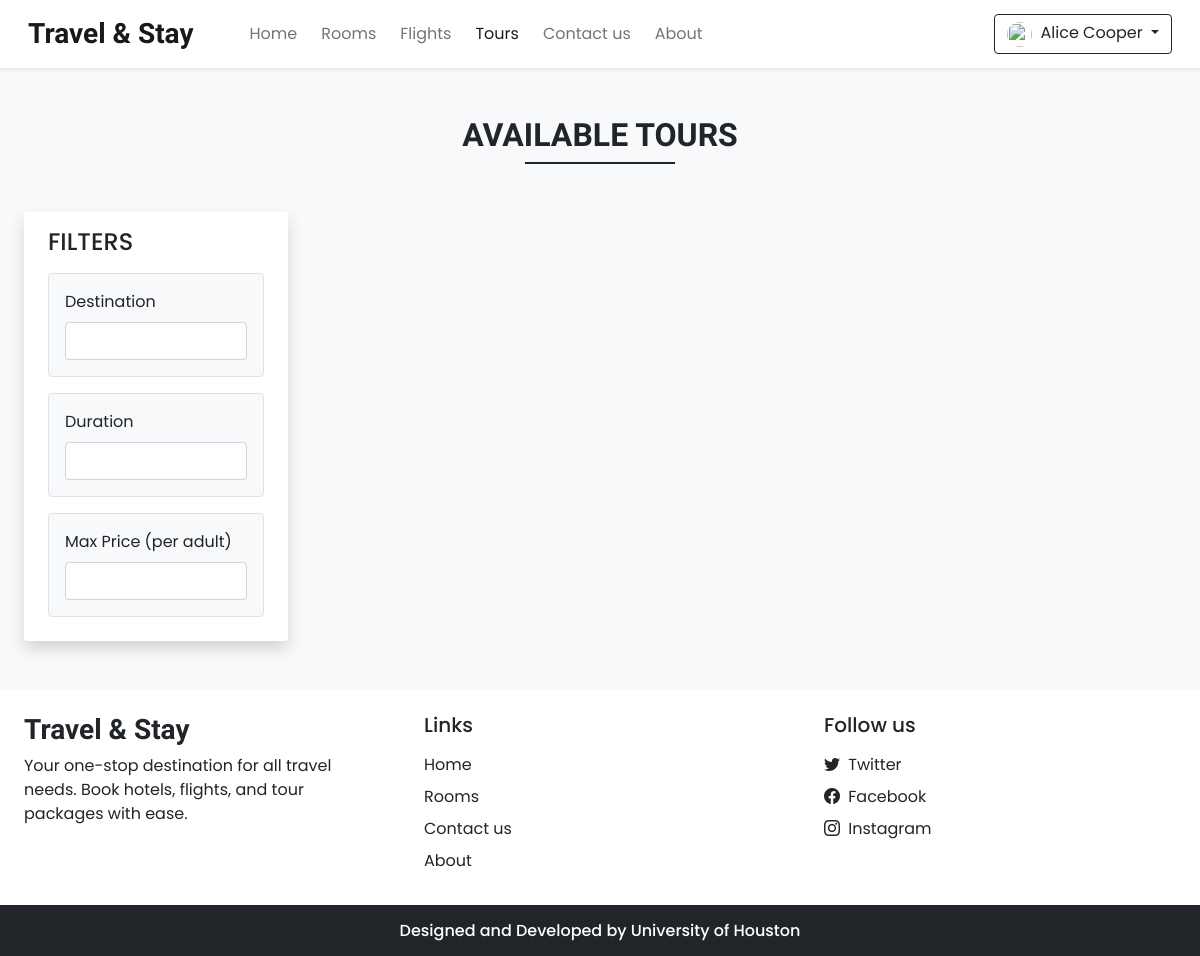
Page /tours.php (signed in) on the committed database.
### tables this page shows
CREATE TABLE settings (
    sr_no INT(11) NOT NULL AUTO_INCREMENT,
    site_title VARCHAR(50) NOT NULL,
    site_about VARCHAR(250) NOT NULL,
    shutdown TINYINT(1) NOT NULL,
    PRIMARY KEY (sr_no)
);

### admin/inc/db_config.php (called while the page is built, shortened)
<?php
  function select($sql,$values,$datatypes)
  {
    $con = $GLOBALS['con'];
    if($stmt = mysqli_prepare($con,$sql))
    {
      mysqli_stmt_bind_param($stmt,$datatypes,...$values);
      if(mysqli_stmt_execute($stmt)){
        $res = mysqli_stmt_get_result($stmt);
        return $res;
      }
      else{
        mysqli_stmt_close($stmt);
        die("Query cannot be executed - Select");
      }
    }
    else{
      die("Query cannot be prepared - Select");
    }
  }
?>

### tours.php (the view, shortened to what this page needs)
<!DOCTYPE html>
<html lang="en">
<head>
  <?php require('inc/links.php'); ?>
</head>
<body class="bg-light">
  <?php require('inc/header.php'); ?>
  <div class="my-5 px-4">
    <h2 class="fw-bold h-font text-center">AVAILABLE TOURS</h2>
    <div class="h-line bg-dark"></div>
  </div>
  <div class="container-fluid">
    <div class="row">
      <div class="col-lg-3 col-md-12 mb-lg-0 mb-4 ps-4">
        <nav class="navbar navbar-expand-lg navbar-light bg-white rounded shadow">
          <div class="container-fluid flex-lg-column align-items-stretch">
            <h4 class="mt-2">FILTERS</h4>
            <div class="collapse navbar-collapse flex-column align-items-stretch mt-2" id="tourFilters">
              <div class="border bg-light p-3 rounded mb-3">
                <label class="form-label">Destination</label>
                <input type="text" id="destination" class="form-control shadow-none" oninput="fetch_tours()">
              </div>
              <div class="border bg-light p-3 rounded mb-3">
                <label class="form-label">Duration</label>
                <input type="text" id="duration" class="form-control shadow-none" oninput="fetch_tours()">
              </div>
              <div class="border bg-light p-3 rounded mb-3">
                <label class="form-label">Max Price (per adult)</label>
                <input type="number" id="max_price" min="0" class="form-control shadow-none" oninput="fetch_tours()">
              </div>
            </div>
          </div>
        </nav>
      </div>
      <div class="col-lg-9 col-md-12 px-4" id="tours-data">
      </div>
    </div>
  </div>
  <?php require('inc/footer.php'); ?>
</body>
</html>

### inc/header.php (shortened to what this page needs)
<nav id="nav-bar" class="navbar navbar-expand-lg navbar-light bg-white px-lg-3 py-lg-2 shadow-sm sticky-top">
  <div class="container-fluid">
    <a class="navbar-brand me-5 fw-bold fs-3 h-font" href="index.php"><?php echo $settings_r['site_title'] ?></a>
    <div class="collapse navbar-collapse" id="navbarSupportedContent">
      <ul class="navbar-nav me-auto mb-2 mb-lg-0">
        <li class="nav-item">
          <a class="nav-link me-2" href="index.php">Home</a>
        </li>
        <li class="nav-item">
          <a class="nav-link me-2" href="rooms.php">Rooms</a>
        </li>
        <li class="nav-item">
          <a class="nav-link me-2" href="flights.php">Flights</a>
        </li>
        <li class="nav-item">
          <a class="nav-link me-2" href="tours.php">Tours</a>
        </li>
        <li class="nav-item">
          <a class="nav-link me-2" href="contact.php">Contact us</a>
        </li>
        <li class="nav-item">
          <a class="nav-link" href="about.php">About</a>
        </li>
      </ul>
      <div class="d-flex">
        <?php
          if(isset($_SESSION['login']) && $_SESSION['login']==true)
          {
            $path = USERS_IMG_PATH;
            echo<<<data
              <div class="btn-group">
                <button type="button" class="btn btn-outline-dark shadow-none dropdown-toggle" data-bs-toggle="dropdown" data-bs-display="static" aria-expanded="false">
                  <img src="$path$_SESSION[uPic]" style="width: 25px; height: 25px;" class="me-1 rounded-circle">
                  $_SESSION[uName]
                </button>
                <ul class="dropdown-menu dropdown-menu-lg-end">
                  <li><a class="dropdown-item" href="profile.php">Profile</a></li>
                  <li><a class="dropdown-item" href="bookings.php">Bookings</a></li>
                  <li><a class="dropdown-item" href="flight_bookings.php">Flight Bookings</a></li>
                  <li><a class="dropdown-item" href="tour_bookings.php">Tour Bookings</a></li>
                  <li><a class="dropdown-item" href="logout.php">Logout</a></li>
                </ul>
              </div>
            data;
          }
        ?>
      </div>
    </div>
  </div>
</nav>

### inc/footer.php (shortened to what this page needs)
<div class="container-fluid bg-white mt-5">
  <div class="row">
    <div class="col-lg-4 p-4">
      <h3 class="h-font fw-bold fs-3 mb-2"><?php echo $settings_r['site_title'] ?></h3>
      <p>
        <?php echo $settings_r['site_about'] ?>
      </p>
    </div>
    <div class="col-lg-4 p-4">
      <h5 class="mb-3">Links</h5>
      <a href="index.php" class="d-inline-block mb-2 text-dark text-decoration-none">Home</a> <br>
      <a href="rooms.php" class="d-inline-block mb-2 text-dark text-decoration-none">Rooms</a> <br>
      <a href="contact.php" class="d-inline-block mb-2 text-dark text-decoration-none">Contact us</a> <br>
      <a href="about.php" class="d-inline-block mb-2 text-dark text-decoration-none">About</a>
    </div>
    <div class="col-lg-4 p-4">
        <h5 class="mb-3">Follow us</h5>
        <?php
          if($contact_r['tw']!=''){
            echo<<<data
              <a href="$contact_r[tw]" class="d-inline-block text-dark text-decoration-none mb-2">
                <i class="bi bi-twitter me-1"></i> Twitter
              </a><br>
            data;
          }
        ?>
        <a href="<?php echo $contact_r['fb'] ?>" class="d-inline-block text-dark text-decoration-none mb-2">
          <i class="bi bi-facebook me-1"></i> Facebook
        </a><br>
        <a href="<?php echo $contact_r['insta'] ?>" class="d-inline-block text-dark text-decoration-none">
          <i class="bi bi-instagram me-1"></i> Instagram
        </a><br>
    </div>
  </div>
</div>
<h6 class="text-center bg-dark text-white p-3 m-0">Designed and Developed by University of Houston</h6>

### css/common.css (style rules this page uses)
:root { --teal: #2ec1ac; --teal_hover: #279e8c; }
* { font-family: 'Poppins', sans-serif; }
.h-font { font-family: 'Merienda', cursive; }
input[type=number] { -moz-appearance: textfield; }
.h-line { width: 150px; margin: 0 auto; height: 1.7px; }

### rows in the picture
settings: site_title "Travel & Stay", site_about "Your one-stop destination for all travel needs. Book hotels, flights, and tour packages with ease."

### other values in the picture
$_SESSION[uName] "Alice Cooper"
